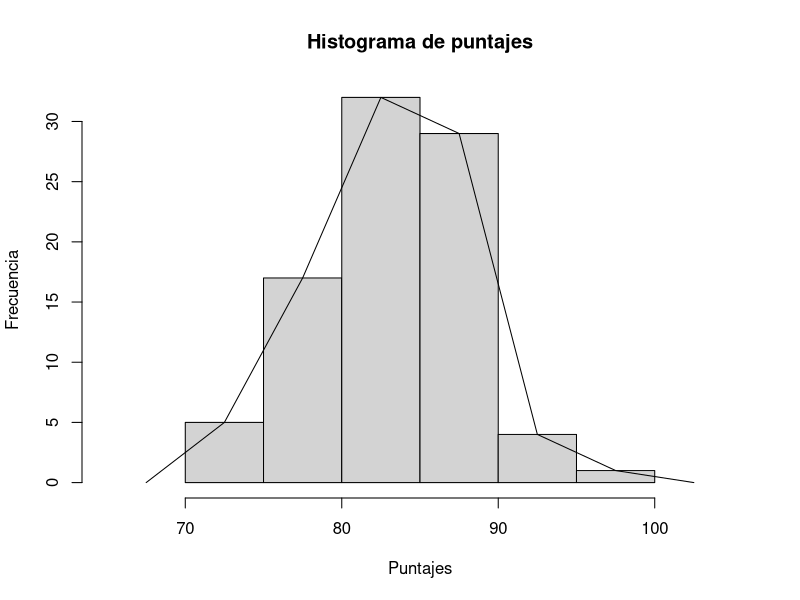
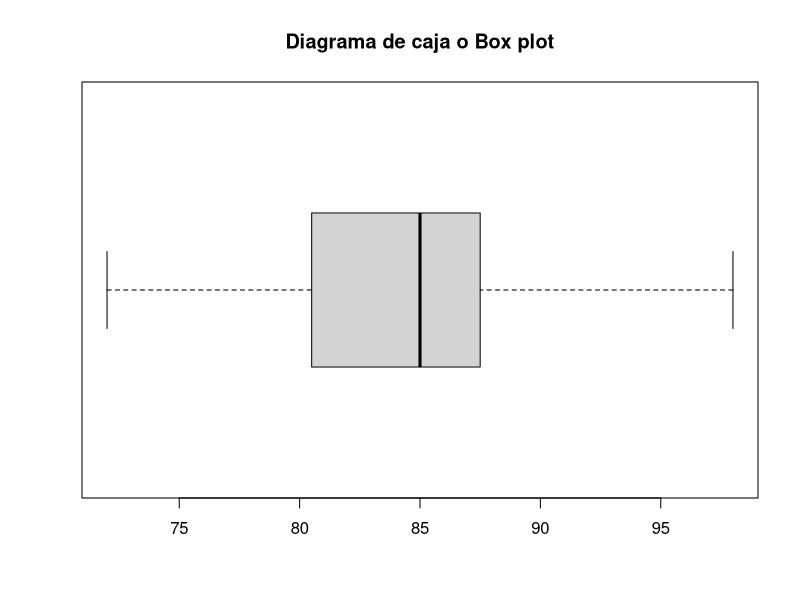
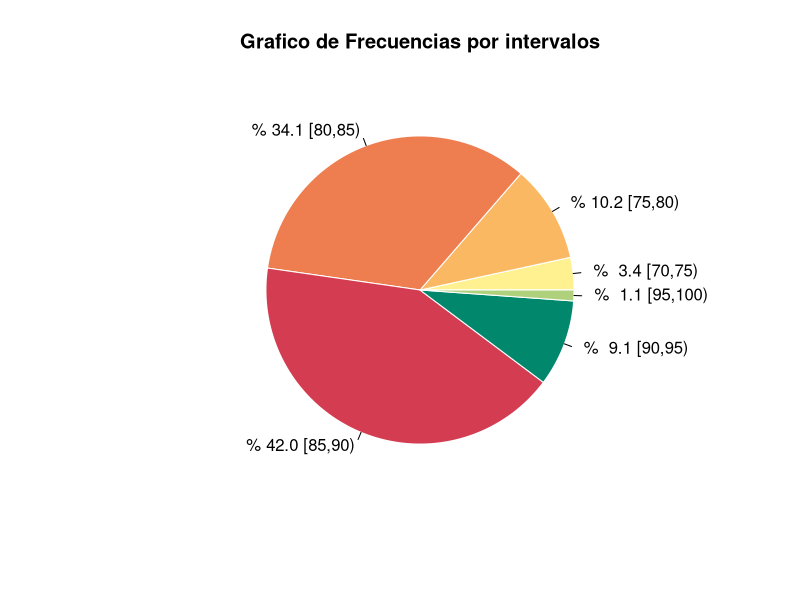
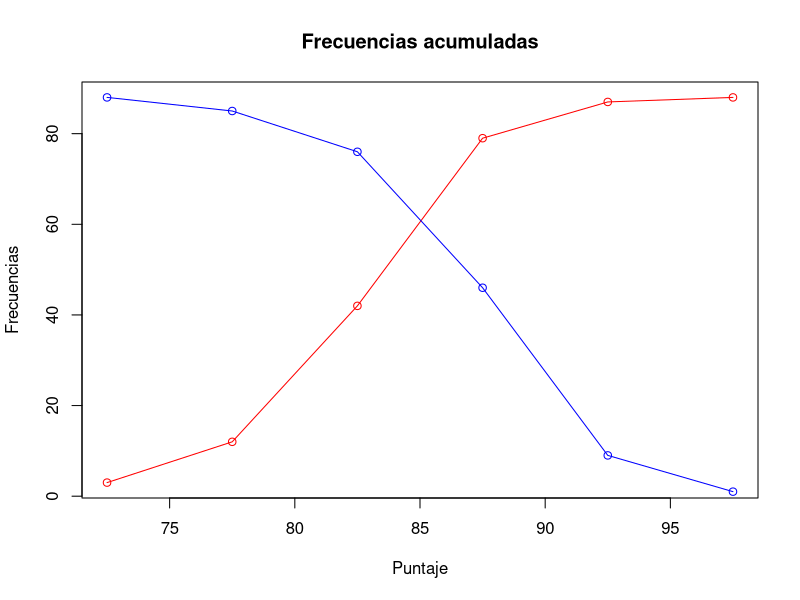

Reproduce these figures in R, in order.
## ---- chunk 1
datos <- c(
  84 ,85 ,87 ,72 ,88 ,87 ,86 ,88 ,80 ,82 ,88 ,76 ,75 ,85 ,81 ,93 ,84 ,80 ,83 ,89 ,83 ,88,
  87 ,80 ,80 ,87 ,84 ,83 ,88 ,85 ,98 ,85 ,91 ,83 ,78 ,82 ,85 ,80 ,80 ,92 ,76 ,81 ,75 ,86,
  84 ,82 ,89 ,85 ,88 ,85 ,89 ,83 ,87 ,85 ,85 ,80 ,92 ,86 ,78 ,89 ,88 ,81 ,90 ,85 ,72 ,87,
  80 ,87 ,83 ,89 ,80 ,90 ,90 ,87 ,72 ,87 ,82 ,85 ,78 ,80 ,90 ,77 ,84 ,84 ,89 ,79 ,81 ,85
)

datos

## ---- chunk 2
intervalos <- seq(70,100,5)
intervalos

tabla <- data.frame(table(cut(datos,intervalos, right = FALSE))) 
colnames(tabla)[1] <- "Intervalos"
colnames(tabla)[2] <- "Frec"
tabla 

## ---- chunk 3

histograma <- hist(datos,                          # Paso los datos originales
                 breaks = intervalos,              # Vector con limites de intervalos
                 xlim = c(65,105),                 # Limites eje X
                 xlab = "Puntajes",                # Titulo de eje X
                 ylab = "Frecuencia",              # Titulo de eje Y
                 main = "Histograma de puntajes")  # Titulo del Grafico

# Nota: el unico parametro obligatorio son los datos -> hist(datos) Funciona!

# El param breaks me da control sobre como se arman las barras


lines( c(67.5,c(histograma$mids),102.5) , c(0,c(histograma$counts),0) )

## ---- chunk 4

tabla$FrecRel <- tabla$Frec/sum(tabla$Frec)      # Frecuencia relativa
tabla$RelPor <- tabla$FrecRel*100                # Frecuencia relativa porcentual
tabla$RelAcu <- cumsum(tabla$FrecRel)            # Frecuencia relativa acumulada creciente 
tabla$RelDes <- rev(cumsum(rev(tabla$FrecRel)))  # Frecuencia relativa acumulada decreciente 
tabla$PorAcu <- cumsum(tabla$RelPor)             # Frecuencia relativa acumulada creciente porcentual
tabla$PorDes <- rev(cumsum(rev(tabla$RelPor)))   # Frecuencia relativa acumulada decreciente porcentual

# Pueden imprimir la tabla usando print(...) y pasando la cantidad de digitos de los datos
print(tabla, digits = 3)

## ---- chunk 5
knitr::kable(tabla, format = "markdown", digits = 3)
## ---- chunk 6
summary(datos)

boxplot(datos, horizontal = TRUE,  main = "Diagrama de caja o Box plot")


## ---- chunk 7
pie(tabla$Frec, 
    labels = paste(" %", format(tabla$RelPor, digits = 2), tabla$Intervalos ), 
    main = "Grafico de Frecuencias por intervalos",
    col = c("#fff18f","#fbb862","#ee7d4f","#d43d51","#00876c","#afd17c"),
    border = 0
    )

## ---- chunk 8
tabla$FrecAcu <- cumsum(tabla$Frec)
tabla$FrecDes <- rev(cumsum(rev(tabla$Frec)))

# Selecciono las columnas que quiero imprimir
tabla[c("Intervalos", "Frec", "FrecAcu", "FrecDes")] 

## ---- chunk 9
knitr::kable(tabla[c("Intervalos", "Frec", "FrecAcu", "FrecDes")] , 
             format = "markdown", digits = 3)
## ---- chunk 10
plot(
  x = histograma$mids, 
  y = tabla$FrecAcu, 
  type = "o",  
  xlab = "Puntaje",
  ylab = "Frecuencias",
  main = "Frecuencias acumuladas",
  col = "red"
)

lines(
  x = histograma$mids,
  y = tabla$FrecDes, 
  type = "o",   
  col = "blue"
)
## ---- chunk 11
min(datos)

max(datos)

mean(datos)

median(datos)

var(datos)

sd(datos)

cv <- sd(datos)/mean(datos)
cv*100

quantile(datos, c(0.85))

quantile(datos, c(0.25,0.50,0.75))

summary(datos)

